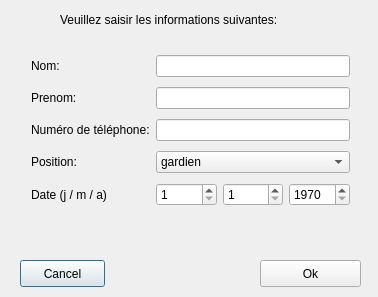
<?xml version="1.0" encoding="UTF-8"?>
<ui version="4.0">
 <class>AjouterJoueurClass</class>
 <widget class="QDialog" name="AjouterJoueurClass">
  <property name="geometry">
   <rect>
    <x>0</x>
    <y>0</y>
    <width>378</width>
    <height>297</height>
   </rect>
  </property>
  <property name="windowTitle">
   <string>AjouterJoueur</string>
  </property>
  <widget class="QWidget" name="gridLayoutWidget">
   <property name="geometry">
    <rect>
     <x>20</x>
     <y>40</y>
     <width>341</width>
     <height>184</height>
    </rect>
   </property>
   <layout class="QGridLayout" name="gridLayout">
    <item row="0" column="0">
     <widget class="QLabel" name="label_2">
      <property name="text">
       <string>Nom:</string>
      </property>
     </widget>
    </item>
    <item row="1" column="0">
     <widget class="QLabel" name="label">
      <property name="text">
       <string>Prenom:</string>
      </property>
     </widget>
    </item>
    <item row="2" column="0">
     <widget class="QLabel" name="label_3">
      <property name="text">
       <string>Numéro de téléphone:</string>
      </property>
     </widget>
    </item>
    <item row="3" column="0">
     <widget class="QLabel" name="label_4">
      <property name="text">
       <string>Position:</string>
      </property>
     </widget>
    </item>
    <item row="0" column="1" colspan="3">
     <widget class="QLineEdit" name="lineEdit_nom"/>
    </item>
    <item row="1" column="1" colspan="3">
     <widget class="QLineEdit" name="lineEdit_prenom"/>
    </item>
    <item row="2" column="1" colspan="3">
     <widget class="QLineEdit" name="lineEdit_tel"/>
    </item>
    <item row="4" column="1">
     <widget class="QSpinBox" name="spinBox_jour">
      <property name="minimum">
       <number>1</number>
      </property>
      <property name="maximum">
       <number>31</number>
      </property>
     </widget>
    </item>
    <item row="4" column="2">
     <widget class="QSpinBox" name="spinBox_mois">
      <property name="minimum">
       <number>1</number>
      </property>
      <property name="maximum">
       <number>12</number>
      </property>
     </widget>
    </item>
    <item row="4" column="3">
     <widget class="QSpinBox" name="spinBox_an">
      <property name="minimum">
       <number>1970</number>
      </property>
      <property name="maximum">
       <number>2020</number>
      </property>
     </widget>
    </item>
    <item row="4" column="0">
     <widget class="QLabel" name="label_5">
      <property name="text">
       <string>Date (j / m / a)</string>
      </property>
     </widget>
    </item>
    <item row="3" column="1" colspan="3">
     <widget class="QComboBox" name="comboBoxPosition">
      <item>
       <property name="text">
        <string>gardien</string>
       </property>
      </item>
      <item>
       <property name="text">
        <string>ailier</string>
       </property>
      </item>
      <item>
       <property name="text">
        <string>centre</string>
       </property>
      </item>
      <item>
       <property name="text">
        <string>defensseur</string>
       </property>
      </item>
     </widget>
    </item>
   </layout>
  </widget>
  <widget class="QLabel" name="label_6">
   <property name="geometry">
    <rect>
     <x>60</x>
     <y>10</y>
     <width>231</width>
     <height>20</height>
    </rect>
   </property>
   <property name="text">
    <string>Veuillez saisir les informations suivantes:</string>
   </property>
  </widget>
  <widget class="QPushButton" name="BoutonCancel">
   <property name="geometry">
    <rect>
     <x>20</x>
     <y>260</y>
     <width>85</width>
     <height>27</height>
    </rect>
   </property>
   <property name="text">
    <string>Cancel</string>
   </property>
  </widget>
  <widget class="QPushButton" name="BoutonOk">
   <property name="geometry">
    <rect>
     <x>260</x>
     <y>260</y>
     <width>101</width>
     <height>27</height>
    </rect>
   </property>
   <property name="text">
    <string>Ok</string>
   </property>
  </widget>
 </widget>
 <layoutdefault spacing="6" margin="11"/>
 <resources/>
 <connections>
  <connection>
   <sender>BoutonCancel</sender>
   <signal>clicked()</signal>
   <receiver>AjouterJoueurClass</receiver>
   <slot>close()</slot>
   <hints>
    <hint type="sourcelabel">
     <x>122</x>
     <y>283</y>
    </hint>
    <hint type="destinationlabel">
     <x>244</x>
     <y>170</y>
    </hint>
   </hints>
  </connection>
 </connections>
</ui>
